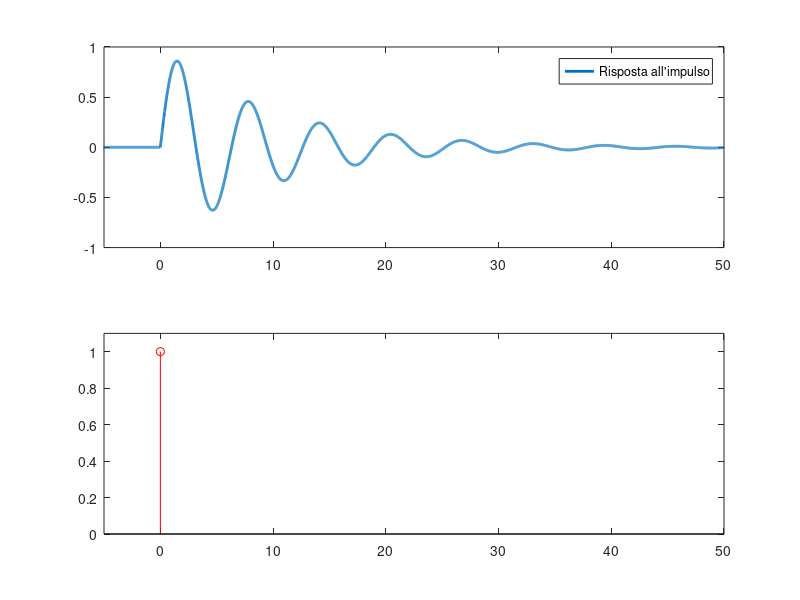

This figure's MATLAB source:
clc; clear all; close all;

% Esempio 5.5 - L'obbiettivo è ottenere la risposta del sitema, dato dalla
% funzione di trasferimento, all'impulso unitario.
main_figure = figure('Name', "Risposta all'impulso unitario", 'NumberTitle','off');
MAGNITUDE = 0.01;
before_zero_amount = 10;

t = 0:MAGNITUDE:100;                     % ATTENZIONE - la simulazione arriva fino a 100*0.01 ma la visualizzazione fino a 50!
num = [0 0 1];
den = [1 0.2 1];

signal_before_zero = zeros(10, 1); % creo un array di 100 elementi tutti a valore zero


sys1 = tf(num, den);
[y, t, x] = impulse(sys1, t);

signal_before_zero = zeros(before_zero_amount/MAGNITUDE, 1);
t_before_zero = (-before_zero_amount:MAGNITUDE:(0-MAGNITUDE))'      % l'apice indica il trasposto, rende il vettore riga un vettore colonna

t = [t_before_zero; t];
y = [signal_before_zero; y];

subplot(2,1,1);
plot(t, y, 'LineWidth',2);
xlim([-5 50]);                       % visualizzo fino a 50
ylim([-1 1]);
legend("Risposta all'impulso");

subplot(2,1,2);
stem(0, 1, 'r');
xlim([-5 50]);                       % visualizzo fino a 50
ylim([0 1.1]);




